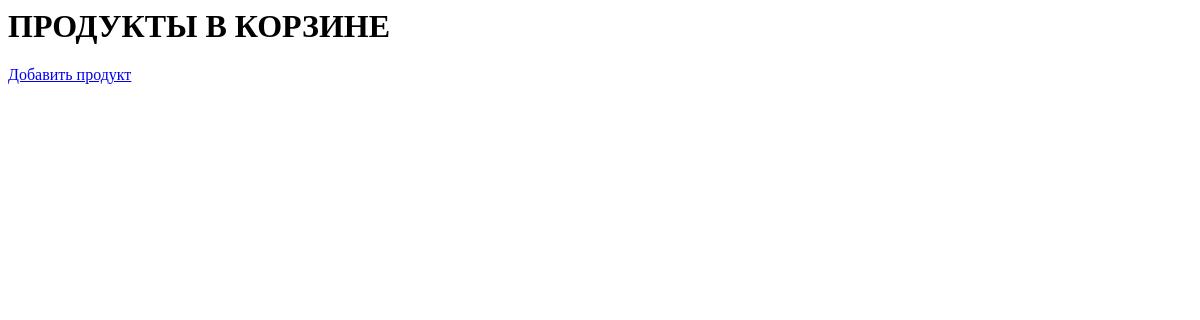
The page /products_list/ on the database as committed earlier.
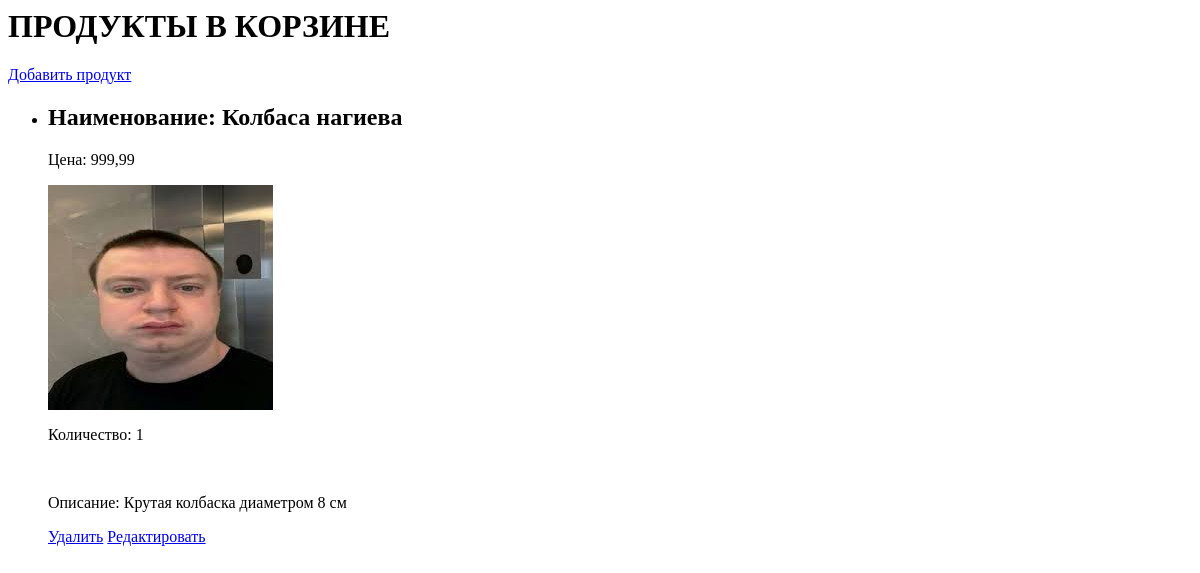
The same page on the database as committed later.
### basket/models.py (models this page shows, shortened)
class Product(models.Model):
    name = models.CharField(max_length=100, verbose_name="Название товара")
    description = models.TextField(verbose_name="Описание")
    price = models.DecimalField(max_digits=10, decimal_places=2, verbose_name="Цена")
    quantity = models.PositiveIntegerField(default=0, verbose_name="Количество")
    image = models.ImageField(upload_to="products/", blank=True, verbose_name="Фото товара")

### basket/views.py (the view)
# urls.py: path('products_list/', views.bought_products_list_view, name='products_list'),
def bought_products_list_view(request):
    if request.method == "GET":
        products = models.Product.objects.all().order_by('-id')
        context = {
            'products': products
        }
    return render(request, template_name='basket/products_list.html', context=context)

### templates/basket/products_list.html
<h1>ПРОДУКТЫ В КОРЗИНЕ</h1>
<a href="{% url 'create_products' %}">Добавить продукт</a>
<ul>
    {% for i in products %}
    <li>
        <h2>Наименование: {{ i.name }}</h2>
        <p>Цена: {{ i.price }}</p>
        {% if i.image %}
        <img src="{{ i.image.url }}" alt="">
        {% else %}
        <p>Изображение не было добавлено</p>
        {% endif %}
        <p>Количество: {{ i.quantity }}</p>
        <br>
        <p>Описание: {{ i.description }}</p>
        <a href="{% url 'delete_products' i.id %}">Удалить</a>
        <a href="{% url 'update_products' i.id %}">Редактировать</a>
    </li>
    {% endfor %}
</ul>

Rows that differ between the two databases and show on the page:
added Product: name "Колбаса нагиева", price "999,99", image (picture), quantity "1", description "Крутая колбаска диаметром 8 см"
